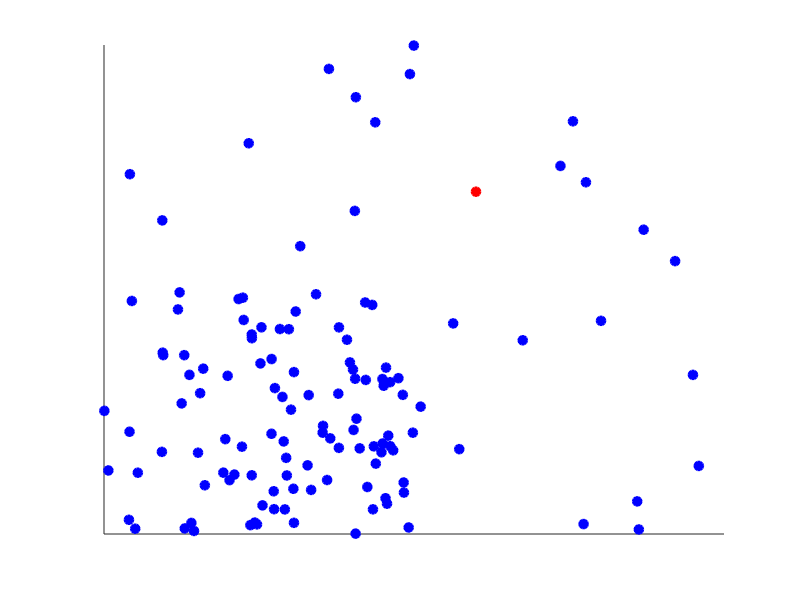

MATLAB code for this plot: (Note: this script raises an error after producing the figure.)
% generate anchor points as non-balance way
% reset rand seed
rng('default');
sz = 40;

x = 0.5 * rand(1,100);
y = 0.5 * rand(1,100);
X = x;
Y = y;
% scatter(x,y);
% hold on
x = 1 - 0.5 * rand(1,5);
y = 1 - 0.5 * rand(1,5);
X = [X,x];
Y = [Y,y];
% scatter(x,y);

% hold on
x = 0.5 * rand(1,10);
y = 1 - 0.5 * rand(1,10);
X = [X,x];
Y = [Y,y];
% scatter(x,y);

% hold on
x = 1 - 0.5 * rand(1,10);
y = 0.5 * rand(1,10);
X = [X,x];
Y = [Y,y];

scatter(X,Y,sz,'MarkerEdgeColor','b',...
              'MarkerFaceColor','b',...
              'LineWidth',1.5);
set(gca,'YTick',[]);
set(gca,'XTick',[]);
% set(gca, 'box', 'off')
% hold on;
% scatter(0.1,0.25,sz,'MarkerEdgeColor','r',...
%               'MarkerFaceColor','r',...
%               'LineWidth',1.5);

hold on;
scatter(0.6,0.7,sz,'MarkerEdgeColor','r',...
              'MarkerFaceColor','r',...
              'LineWidth',1.5);
fig = gcf;
fig.PaperPositionMode = 'auto';
fig_pos = fig.PaperPosition;
fig.PaperSize = [fig_pos(3) fig_pos(4)];
print(fig,'MySavedFile','-dpdf')

%%
fig = load('fig/magic04.fig');